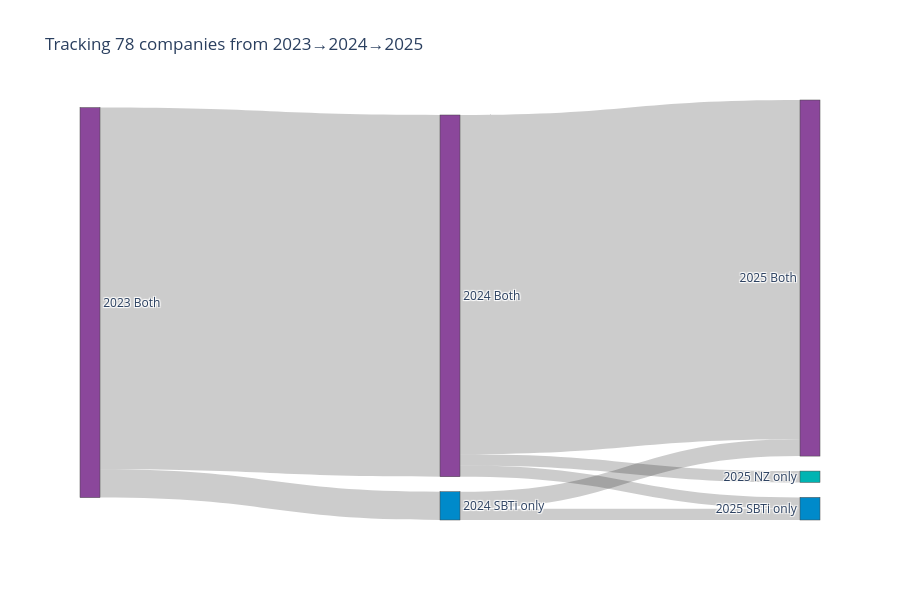

The notebook cell this image was saved under:
### Code cell
import plotly.graph_objects as go

# Get companies present in 2023
companies_2023 = portfolio[(portfolio['2023 sbti nt'] != '-') & (portfolio['2023 nz'] != '-')]['company'].tolist()

# Filter to only these companies across all years
subset = portfolio[portfolio['company'].isin(companies_2023)]

years = ['2023', '2024', '2025']
nodes = []
node_colors = []

for year in years:
    nodes.extend([f'{year} None', f'{year} SBTi only', f'{year} NZ only', f'{year} Both'])
    node_colors.extend(['#cccccc', '#008ACA', '#00B4B2', '#8B479B'])

source = []
target = []
value = []

for i in range(len(years) - 1):
    curr_year = years[i]
    next_year = years[i + 1]
    
    transitions = subset.groupby([f'{curr_year} sbti nt', f'{curr_year} nz', 
                                   f'{next_year} sbti nt', f'{next_year} nz']).size().reset_index(name='count')
    
    for _, row in transitions.iterrows():
        sbti_c, nz_c = row[f'{curr_year} sbti nt'], row[f'{curr_year} nz']
        sbti_n, nz_n = row[f'{next_year} sbti nt'], row[f'{next_year} nz']
        
        if sbti_c == '-' or nz_c == '-' or sbti_n == '-' or nz_n == '-':
            continue
        
        src_state = 0 if sbti_c=='0' and nz_c=='0' else (1 if sbti_c=='1' and nz_c=='0' else (2 if sbti_c=='0' and nz_c=='1' else 3))
        tgt_state = 0 if sbti_n=='0' and nz_n=='0' else (1 if sbti_n=='1' and nz_n=='0' else (2 if sbti_n=='0' and nz_n=='1' else 3))
        
        source.append(i * 4 + src_state)
        target.append((i + 1) * 4 + tgt_state)
        value.append(row['count'])

fig = go.Figure(data=[go.Sankey(
    node=dict(pad=15, thickness=20, label=nodes, color=node_colors),
    link=dict(source=source, target=target, value=value)
)])

fig.update_layout(title_text=f"Tracking {len(companies_2023)} companies from 2023→2024→2025", height=600)
fig.write_html(r'C:\Users\AniyaBagheri\GF500_research_perliminary_data_analysis\comparative analysis\sbti_nz_tracked.html')
fig.show()

### Figure 1 — Plotly figure (JSON) as saved in the notebook; plotly's stock layout.template omitted (floating-point values rounded to 4 significant figures)
{"data": [{"link": {"source": [3, 3, 5, 5, 7, 7, 7], "target": [5, 7, 9, 11, 10, 9, 11], "value": [5, 64, 2, 3, 2, 2, 60]}, "node": {"color": ["#cccccc", "#008ACA", "#00B4B2", "#8B479B", "#cccccc", "#008ACA", "#00B4B2", "#8B479B", "#cccccc", "#008ACA", "#00B4B2", "#8B479B"], "label": ["2023 None", "2023 SBTi only", "2023 NZ only", "2023 Both", "2024 None", "2024 SBTi only", "2024 NZ only", "2024 Both", "2025 None", "2025 SBTi only", "2025 NZ only", "2025 Both"], "pad": 15, "thickness": 20}, "type": "sankey"}], "layout": {"height": 600, "title": {"text": "Tracking 78 companies from 2023→2024→2025"}}}
